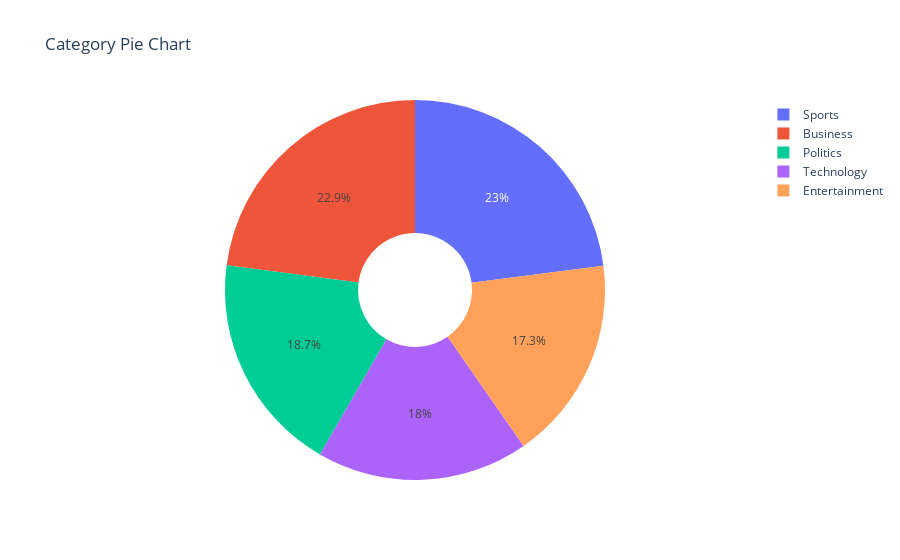

This figure's notebook cell:
### Code cell
fig = px.pie(df, names='Category',hole=0.3, title='Category Pie Chart')
fig.show()

### Figure 1 — Plotly figure (JSON) as saved in the notebook; plotly's stock layout.template omitted (floating-point values rounded to 4 significant figures; data arrays with more than 128 entries replaced by an {"elided": "..."} marker saying what was removed)
{"data": [{"domain": {"x": [0, 1], "y": [0, 1]}, "hole": 0.3, "hovertemplate": "Category=%{label}<extra></extra>", "labels": {"elided": "2225 str values"}, "legendgroup": "", "name": "", "showlegend": true, "type": "pie"}], "layout": {"legend": {"tracegroupgap": 0}, "title": {"text": "Category Pie Chart"}}}
